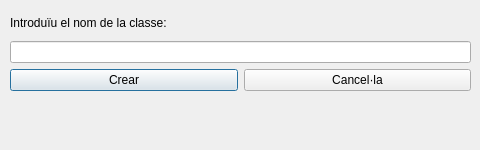
<?xml version="1.0" encoding="UTF-8"?>
<ui version="4.0">
 <class>Dialog</class>
 <widget class="QDialog" name="Dialog">
  <property name="geometry">
   <rect>
    <x>0</x>
    <y>0</y>
    <width>480</width>
    <height>150</height>
   </rect>
  </property>
  <property name="minimumSize">
   <size>
    <width>480</width>
    <height>150</height>
   </size>
  </property>
  <property name="maximumSize">
   <size>
    <width>480</width>
    <height>150</height>
   </size>
  </property>
  <property name="windowTitle">
   <string>Crear la classe</string>
  </property>
  <widget class="QWidget" name="gridLayoutWidget">
   <property name="geometry">
    <rect>
     <x>10</x>
     <y>10</y>
     <width>461</width>
     <height>111</height>
    </rect>
   </property>
   <layout class="QGridLayout" name="gridLayout">
    <item row="0" column="0" colspan="2">
     <widget class="QLabel" name="introLabel">
      <property name="text">
       <string>Introduïu el nom de la classe:</string>
      </property>
     </widget>
    </item>
    <item row="1" column="0" colspan="2">
     <widget class="QLineEdit" name="enterNameLineEdit"/>
    </item>
    <item row="2" column="0">
     <widget class="QPushButton" name="createButton">
      <property name="text">
       <string>Crear</string>
      </property>
     </widget>
    </item>
    <item row="2" column="1">
     <widget class="QPushButton" name="cancelButton">
      <property name="text">
       <string>Cancel·la</string>
      </property>
     </widget>
    </item>
    <item row="3" column="0" colspan="2">
     <widget class="QLabel" name="statusLabel">
      <property name="text">
       <string/>
      </property>
     </widget>
    </item>
   </layout>
  </widget>
 </widget>
 <resources/>
 <connections/>
</ui>
